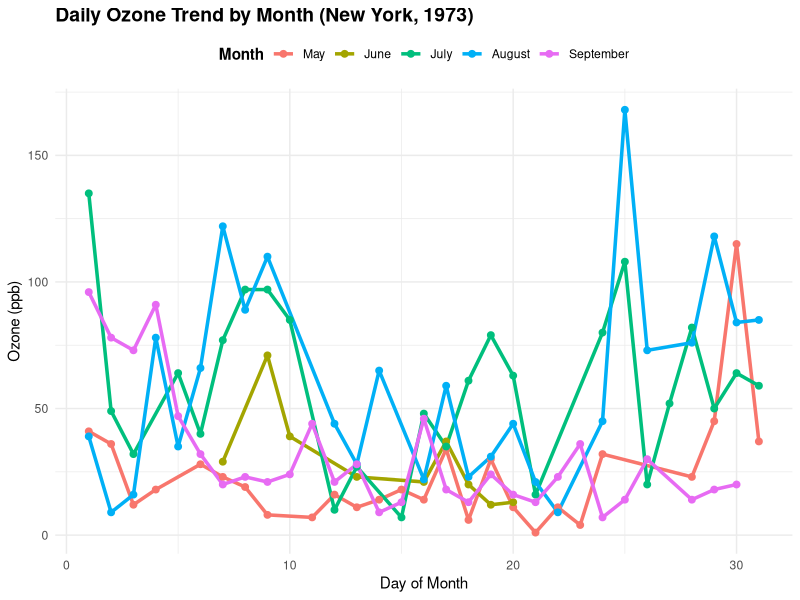
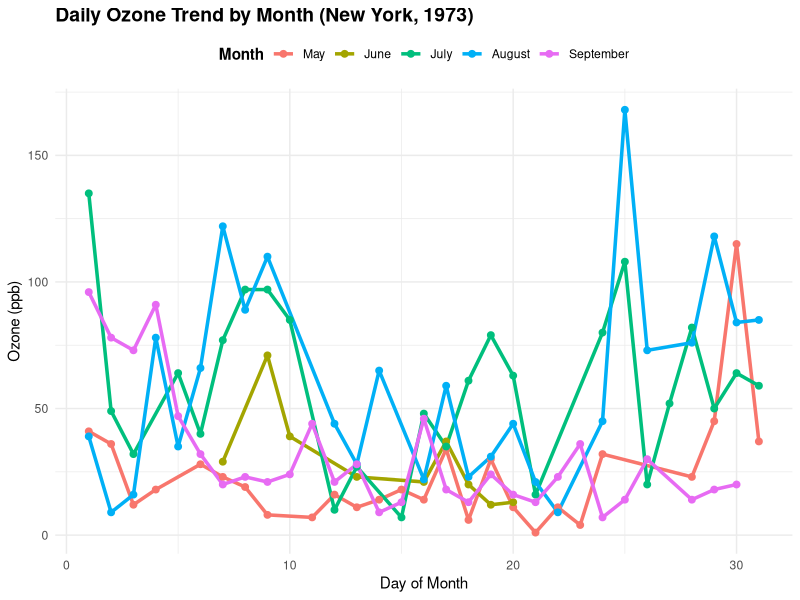
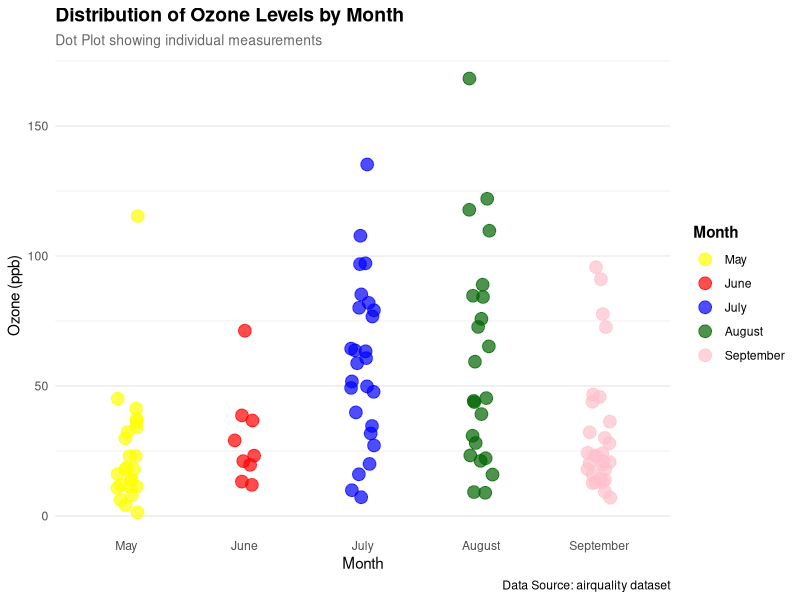
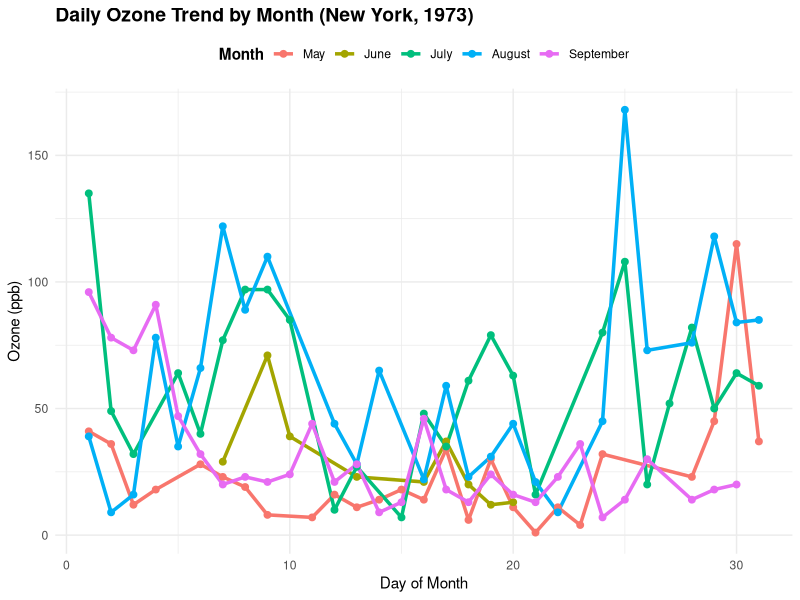
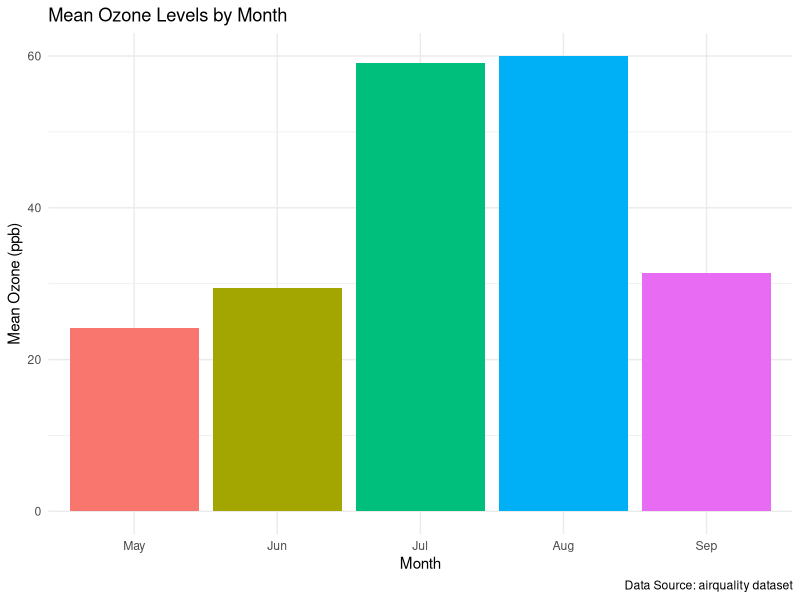
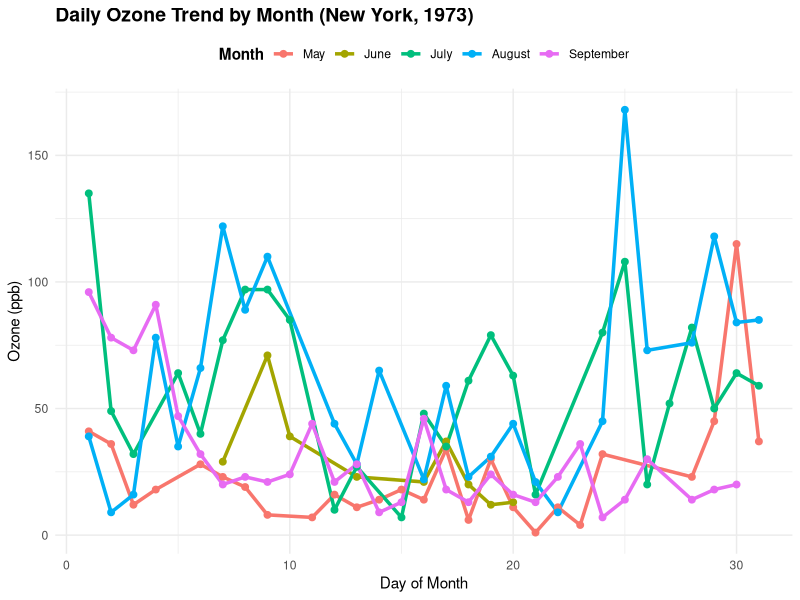
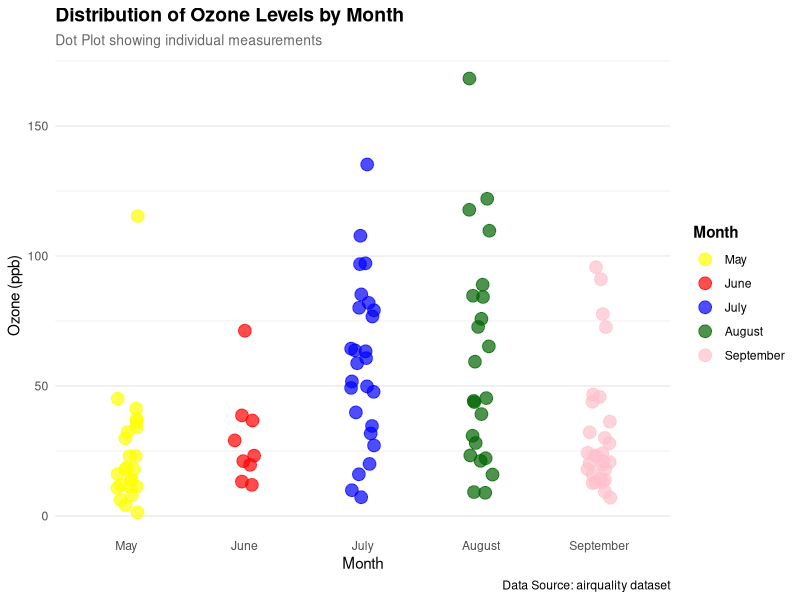

The R source for these figures, in order:
# ====================================================================
# lab10_Data_Dynamo-s.R
# Collaborative R Visualization Project
# Dataset: airquality 
# Team Members:
# Esha Kambli 2301 - Pie Chart
# Deversh Shetgaonkar 2302 - Box Plot
# Sahil Gaonkar 2305 - Stacked Bar Chart
# Prabhanjan Halvegar 2306 - Line Chart
# Atharv Gawas 2313 - Dot Chart
# Aarchi Teli 2318 - Histogram
# Sarvadhnya Patil 2321 - Bar Chart
# Harsh Palyekar 2329 - Scatter Chart
# ====================================================================

# ====================================================================
# SECTION 0: SHARED SETUP (DO NOT MODIFY)
# ====================================================================
# Load dataset
data(airquality)

# Shared data preparation
air_data <- na.omit(airquality)
air_data$Month <- factor(air_data$Month,
                         levels = c(5, 6, 7, 8, 9),
                         labels = c("May", "June", "July", "August", "September"))

# Shared color palette
month_colors <- c("steelblue", "seagreen3", "darkorange", "firebrick3", "purple")

# ====================================================================
# SECTION 1: PIE CHART - Esha Kambli (2301)
# ====================================================================
plot_pie_chart <- function() {
  
  
  cat("Pie Chart section - Esha Kambli\n")
}

# ====================================================================
# SECTION 2: BAR CHART - Sarvadhnya Patil (2321)
# ====================================================================
plot_bar_chart <- function() {

# BAR PLOT — by Sarvadhnya (2321)
# Plot: Mean Ozone by Month (airquality dataset)

library(ggplot2)
library(dplyr)

# Load and clean data
data("airquality")
aq <- na.omit(airquality)

ozone_by_month <- aq %>%
  group_by(Month) %>%
  summarise(mean_ozone = mean(Ozone))

ozone_by_month$Month <- factor(ozone_by_month$Month,
                               labels = c("May", "Jun", "Jul", "Aug", "Sep"))

# Create the bar plot
bar_plot <- ggplot(ozone_by_month, aes(x = Month, y = mean_ozone, fill = Month)) +
  geom_bar(stat = "identity") +
  labs(title = "Mean Ozone Levels by Month",
       x = "Month",
       y = "Mean Ozone (ppb)",
       caption = "Data Source: airquality dataset") +
  theme_minimal() +
  theme(legend.position = "none")

# Save plot
if (!dir.exists("images")) dir.create("images")
ggsave("images/barplot_ozone_by_month.png", bar_plot, width = 7, height = 5, dpi = 300)

print("Bar plot created and saved to images/barplot_ozone_by_month.png")
  
  cat("Bar Chart section - Sarvadhnya Patil\n")
}


# ====================================================================
# SECTION 3: LINE CHART - Prabhanjan Halvegar (2306)
# ====================================================================
library(ggplot2)

plot_line_chart <- function() {
  cat("Generating Line Chart (Ozone) - Prabhanjan Halvegar (2306)...\n")
  
  air_data <- na.omit(airquality[, c("Month", "Day", "Ozone")])
  air_data$Month <- factor(air_data$Month,
                           levels = 5:9,
                           labels = c("May","June","July","August","September"))
  
  line_plot <- ggplot(air_data, aes(x = Day, y = Ozone, color = Month, group = Month)) +
    geom_line(linewidth = 1.2, na.rm = TRUE) +
    geom_point(size = 2, na.rm = TRUE) +
    labs(title = "Daily Ozone Trend by Month (New York, 1973)",
         x = "Day of Month", y = "Ozone (ppb)", color = "Month") +
    theme_minimal() +
    theme(plot.title = element_text(face = "bold", size = 14),
          legend.title = element_text(face = "bold"),
          legend.position = "top")
  
  if(!dir.exists("images")) dir.create("images")
  ggsave("images/linechart_ozone_trend.png", line_plot, width = 8, height = 5, dpi = 300)
  
  print(line_plot)
  cat("Line Chart saved as images/linechart_ozone_trend.png\n")
}
#  code ended

plot_line_chart()


# ====================================================================
# SECTION 4: STACKED BAR CHART - Sahil Gaonkar (2305)
# ====================================================================
plot_stacked_bar <- function() {
  
  
  cat("Stacked Bar Chart section - Sahil Gaonkar\n")
}

# ====================================================================
# SECTION 5: HISTOGRAM - Aarchi Teli (2318)
# ====================================================================
plot_histogram <- function() {
  
  
  cat("Histogram section - Aarchi Teli\n")
}

# ====================================================================
# SECTION 6: DOT CHART - Atharv Gawas (2313)
# ====================================================================
plot_dot_chart <- function() {
  # Load required libraries (only if not already loaded)
  if (!require("ggplot2", quietly = TRUE)) {
    stop("ggplot2 package required. Please install it with: install.packages('ggplot2')")
  }
  if (!require("dplyr", quietly = TRUE)) {
    stop("dplyr package required. Please install it with: install.packages('dplyr')")
  }
  
  # Prepare data: Get all ozone readings by month
  ozone_data <- air_data %>%
    select(Month, Ozone) %>%
    mutate(Month = factor(Month, levels = c("May", "June", "July", "August", "September")))
  
  # Create the dot plot with multiple points per month
  dot_plot <- ggplot(ozone_data, aes(x = Month, y = Ozone, color = Month)) +
    geom_point(size = 4, alpha = 0.7, position = position_jitter(width = 0.1, seed = 42)) +
    labs(title = "Distribution of Ozone Levels by Month",
         subtitle = "Dot Plot showing individual measurements",
         x = "Month",
         y = "Ozone (ppb)",
         color = "Month",
         caption = "Data Source: airquality dataset") +
    scale_color_manual(values = c("May" = "yellow", 
                                  "June" = "red", 
                                  "July" = "blue", 
                                  "August" = "darkgreen", 
                                  "September" = "pink")) +
    theme_minimal() +
    theme(plot.title = element_text(face = "bold", size = 14),
          plot.subtitle = element_text(size = 10, color = "gray40"),
          legend.position = "right",
          legend.title = element_text(face = "bold"),
          panel.grid.major.x = element_blank())
  
  # Display the plot
  print(dot_plot)
  
  # Save plot (optional - only saves when function is called individually)
  if (!dir.exists("images")) dir.create("images")
  ggsave("images/dotplot_ozone_by_month.png", dot_plot, width = 8, height = 5, dpi = 300)
  
  cat("Dot Chart section - Atharv Gawas (2313) - Complete\n")
  
  # Return the plot object invisibly for potential further use
  invisible(dot_plot)
}

# ====================================================================
# SECTION 7: SCATTER CHART - Harsh Palyekar (2329)
# ====================================================================
plot_scatter_chart <- function() {

  
  cat("Scatter Chart section - Harsh Palyekar\n")
}

# ====================================================================
# SECTION 8: BOX PLOT - Deversh Shetgaonkar (2302)
# ====================================================================
plot_box_plot <- function() {

  
  cat("Box Plot section - Deversh Shetgaonkar\n")
}

# ====================================================================
# MAIN EXECUTION: Run all plots
# ====================================================================
# Set up multi-panel layout for viewing all plots
par(mfrow = c(3, 3), mar = c(4, 4, 3, 2))

# Execute each plot function
plot_pie_chart()
plot_bar_chart()
plot_line_chart()
plot_stacked_bar()
plot_histogram()
plot_dot_chart()
plot_scatter_chart()
plot_box_plot()

# Reset layout
par(mfrow = c(1, 1))
